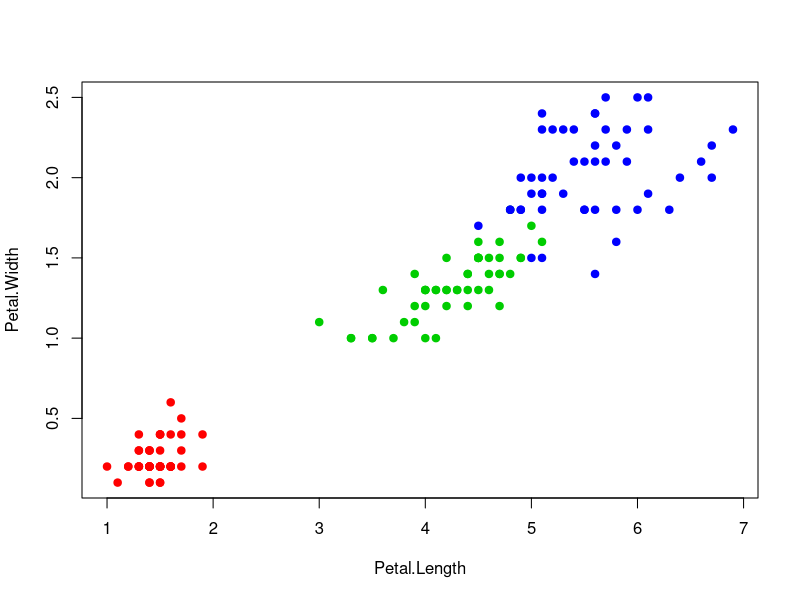
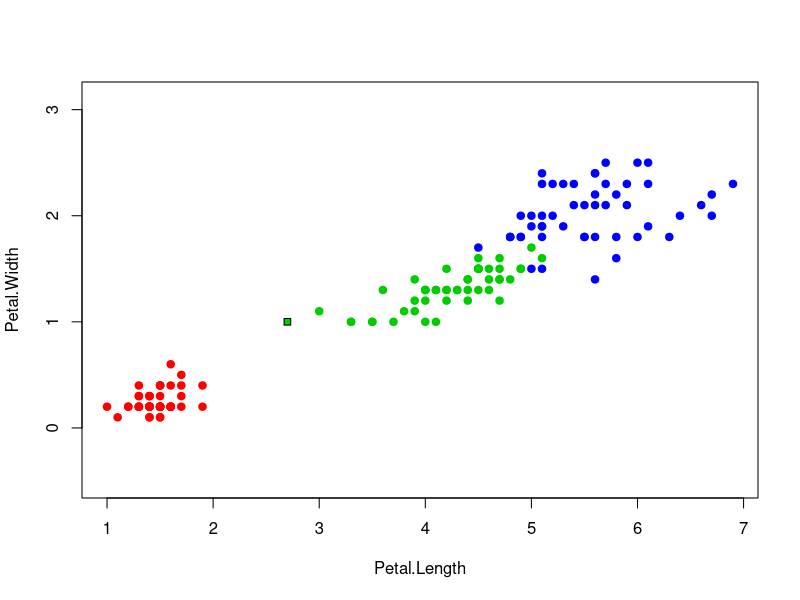

Write R code to recreate these figures, in order.
#ML0

colors <- c("setosa" = "red", "versicolor" = "green3",

"virginica" = "blue")

plot(iris[, 3:4], pch = 21, bg = colors[iris$Species],

col = colors[iris$Species])

euclideanDistance <- function(u, v)

{

sqrt(sum((u - v)^2))

}

sortObjectsByDist <- function(xl, z, metricFunction =

euclideanDistance)

{

l <- dim(xl)[1]

n <- dim(xl)[2] - 1

distances <- matrix(NA, l, 2)

for (i in 1:l)

{

distances[i, ] <- c(i, metricFunction(xl[i, 1:n], z))

}

orderedXl <- xl[order(distances[, 2]), ]
return (orderedXl);

}

kNN <- function(xl, z, k)

{

orderedXl <- sortObjectsByDist(xl, z)

n <- dim(orderedXl)[2] - 1

classes <- orderedXl[1:k, n + 1]

counts <- table(classes)

class <- names(which.max(counts))

return (class)

}

colors <- c("setosa" = "red", "versicolor" = "green3",

"virginica" = "blue")

plot(iris[, 3:4], pch = 21, bg = colors[iris$Species], col

= colors[iris$Species], asp = 1)

z <- c(2.7, 1) 

xl <- iris[, 3:5] 

class <- kNN(xl, z, k=6) 

points(z[1], z[2], pch = 22, bg = colors[class], asp = 1) 